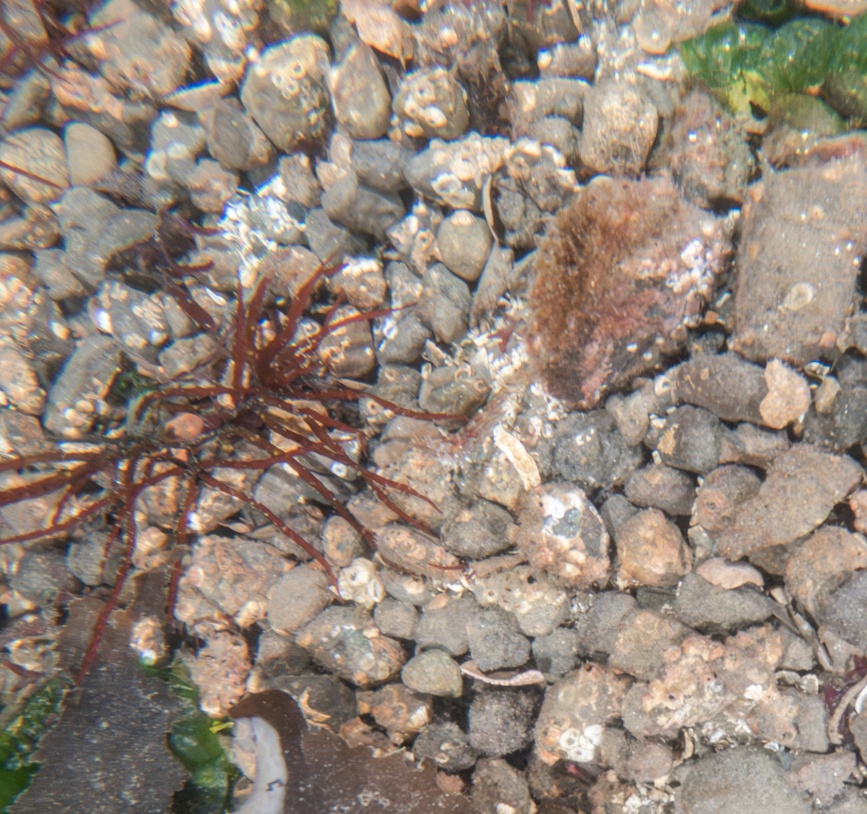
#> input picture images/small_test_rock.jpg, 867 x 814 px, shrunk from 2409 x 2263 before the run, found by its file name
$ python thresholding.py
#> lines starting #> are read from the running program, lines starting #| are printed output that depends on the picture
import numpy as np
import matplotlib.pyplot as plt

import skimage as ski
from skimage import io

image_full_path = 'images\\small_test_rock.jpg'
image = io.imread(image_full_path, as_gray=True)  # Load image as grayscale
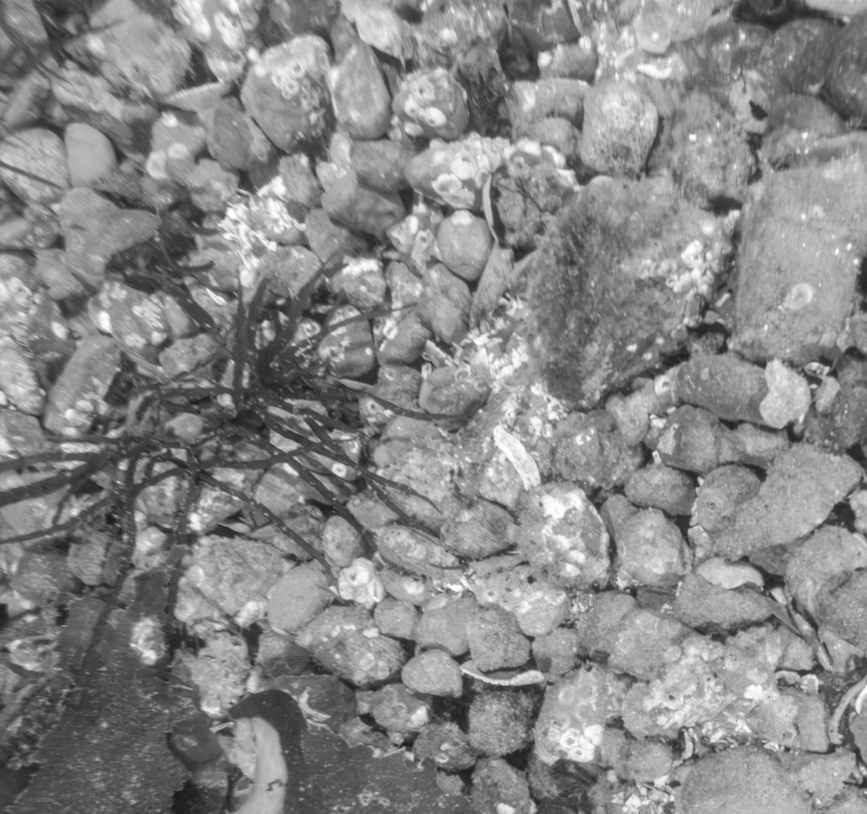
#> image: shape (814, 867) float64; min 0.0997, max 1, mean 0.536

hist, hist_centers = ski.exposure.histogram(image)
#> hist = 256 values, max 6254 at index 159, min 4 at index 0, mean 2756.8; hist_centers = 256 values from 0.101 to 0.998

fig, axes = plt.subplots(1, 2, figsize=(8, 3))
axes[0].imshow(image, cmap=plt.cm.gray)
axes[0].set_axis_off()
axes[1].plot(hist_centers, hist, lw=2)
axes[1].set_title('histogram of gray values')

fig, axes = plt.subplots(1, 3, figsize=(8, 3), sharey=True)

axes[0].imshow(image > 0.5, cmap=plt.cm.gray)
axes[0].set_title('image > 0.5')

axes[1].imshow(image > 0.6, cmap=plt.cm.gray)
axes[1].set_title('image > 0.6')

axes[2].imshow(image > 0.7, cmap=plt.cm.gray)
axes[2].set_title('image > 0.7')

for a in axes:
    a.set_axis_off()

fig.tight_layout()


edges = ski.feature.canny(image)
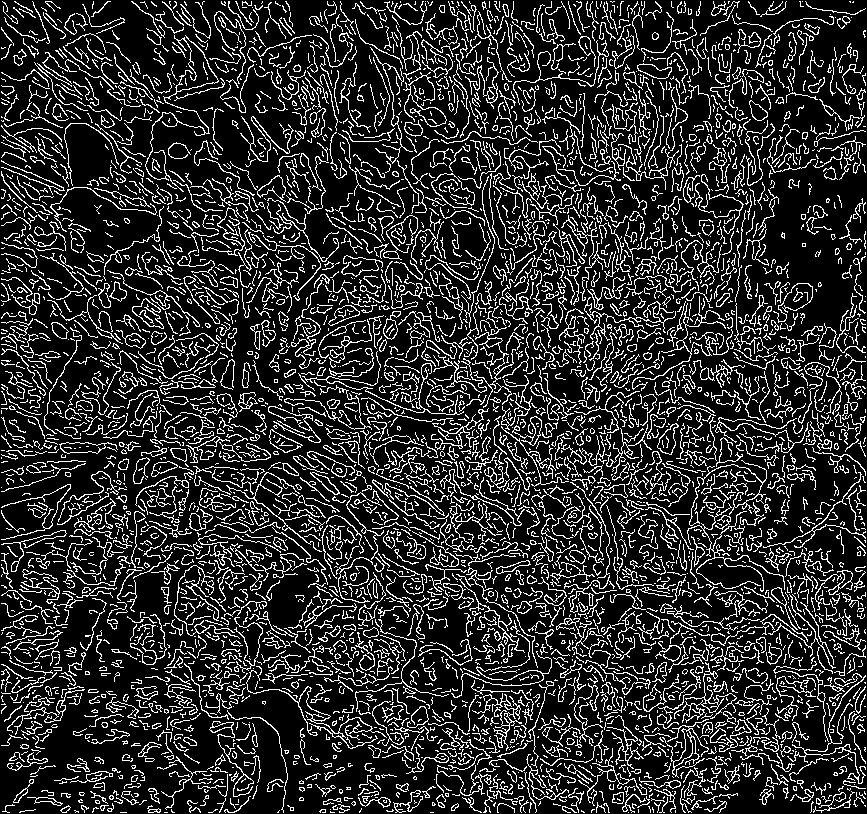
#> edges: shape (814, 867) bool; 17.9% white in thin lines or dots

fig, ax = plt.subplots(figsize=(4, 3))
ax.imshow(edges, cmap=plt.cm.gray)
ax.set_title('Canny detector')
ax.set_axis_off()

plt.show()
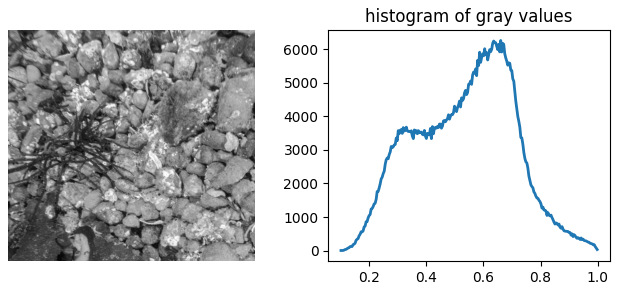
#> figure drawn by matplotlib, 2 panels; panel 2: curve peaks at x = 0.661, y = 6254
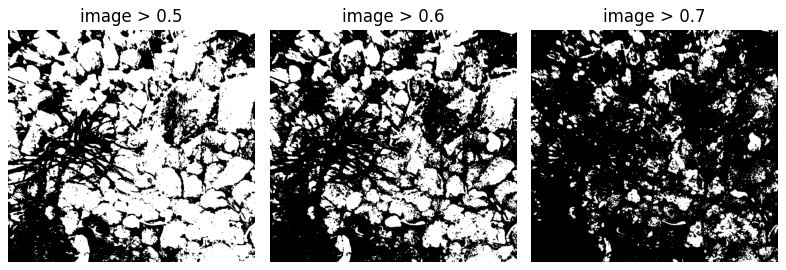
#> figure drawn by matplotlib, 3 panels
